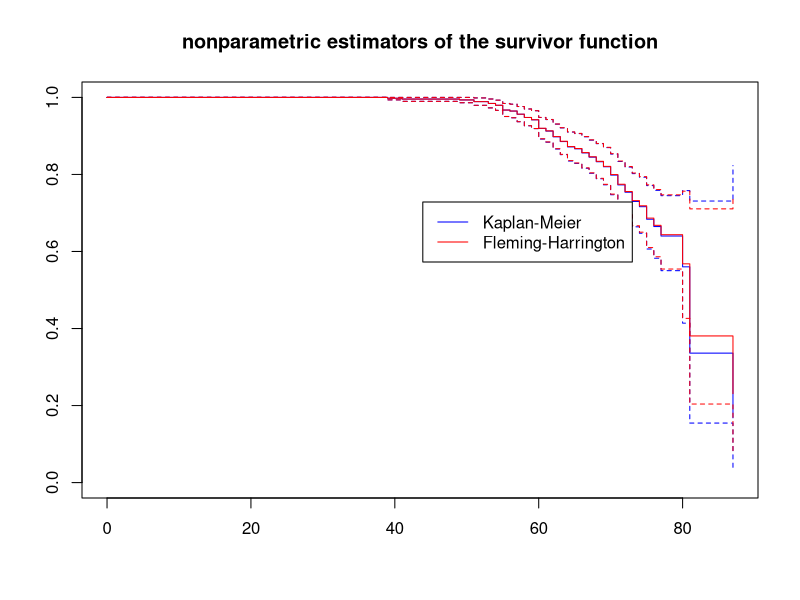
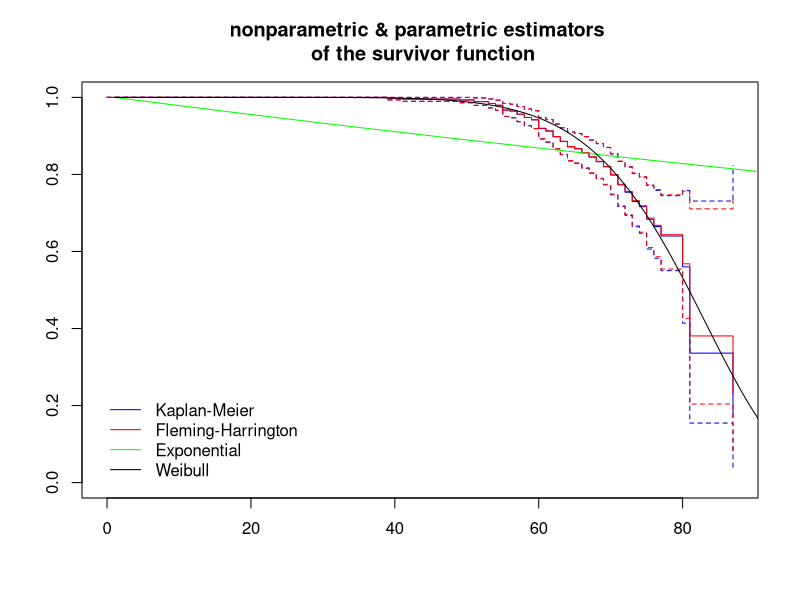
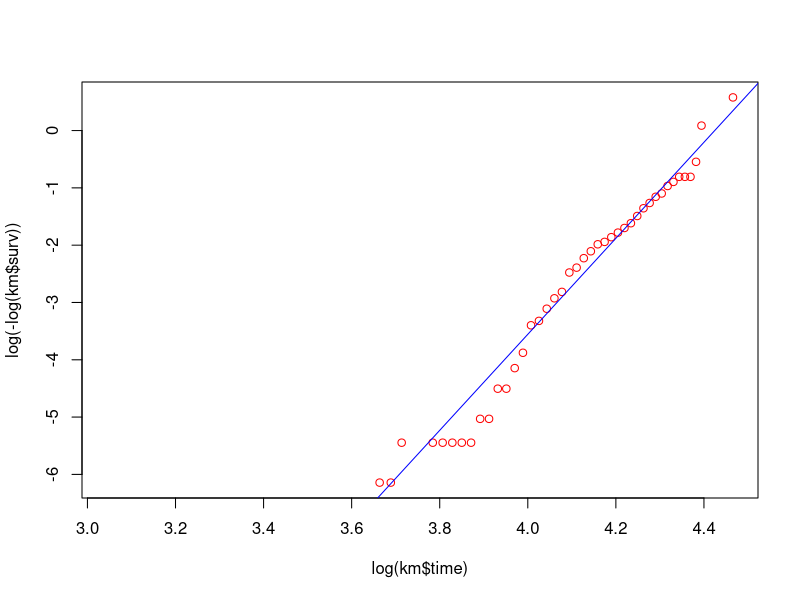
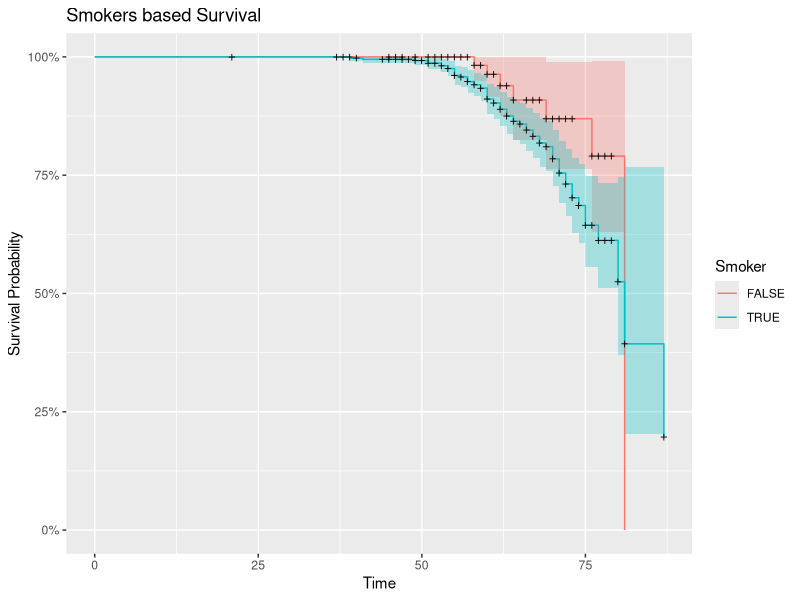
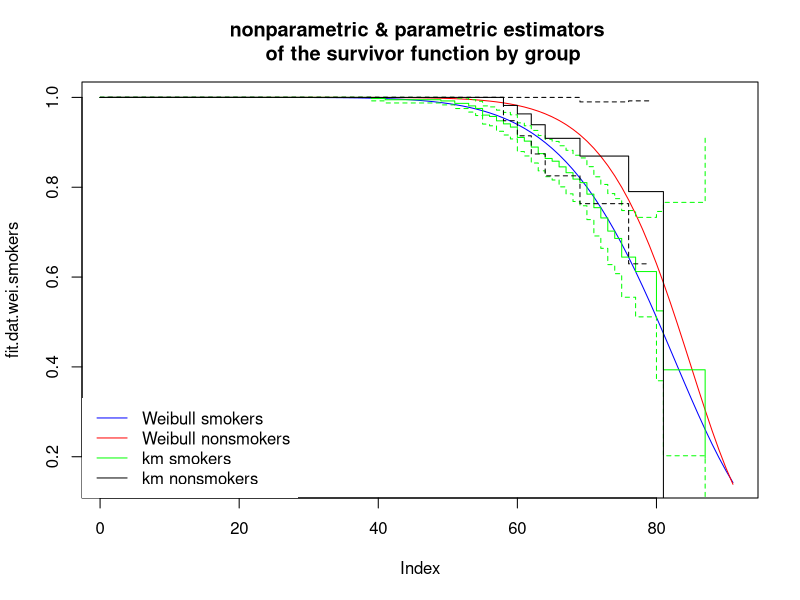
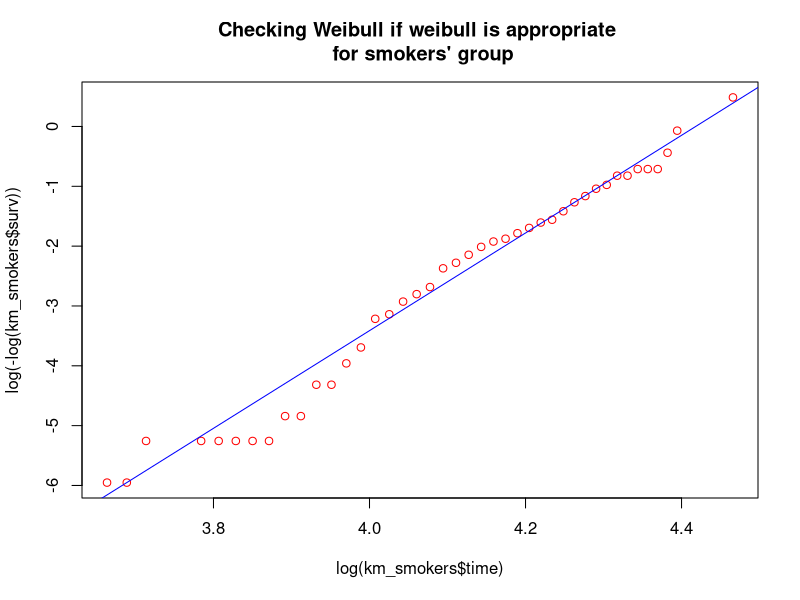
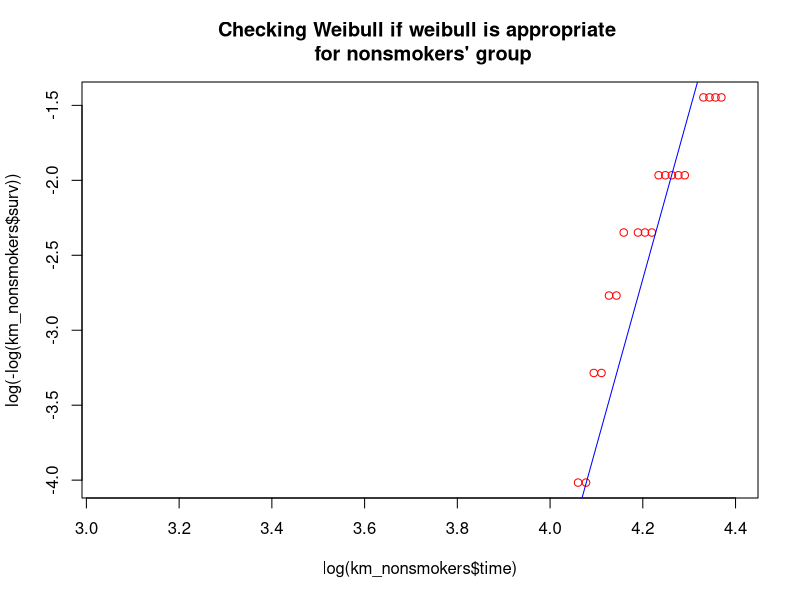

R code for these plots, in order:
setwd("~/Stochastic_Lab/Stochastic_Lab_Course_2")
library("tidyverse")
library("survival")
library(ggfortify) #for the function autoplot for objects of type survfit


thor <- read.delim("Thoracic.txt", sep = " ")

thor <- thor %>%
  dplyr::select(c(T.2, X60, F.7))

colnames(thor) <- c("PRE30", "AGE", "Risk1Y")

#Question(a)
#Computing nonparametric estimators of the survivor function: Kaplan-Meier
km <- survfit(Surv(AGE, Risk1Y) ~ 1, data = thor, type = "kaplan-meier")
#Computing nonparametric estimators of the survivor function: Flemming-Harrington
fh <- survfit(Surv(AGE, Risk1Y) ~ 1, data = thor, type = "fleming-harrington")
#plot of km and fh
plot(km, col = "blue")
lines(fh, col='red')
legend( par("usr")[2], par("usr")[4], yjust=3, xjust=1.6,
        c("Kaplan-Meier", "Fleming-Harrington"),
        lwd=c(1,1), lty=c(1,1),
        col=c("blue", 'red'))
title(main="nonparametric estimators of the survivor function")

#fit the exponential model to the data
exp_fit <- survreg(Surv(AGE, Risk1Y) ~ 1, data = thor, dist="exponential")
lam_hat_exp <- exp(-exp_fit$coefficients)
fit.dat.exp <- exp(-lam_hat_exp*c(0:90))
#fit the Weibull model to the data
wei_fit <- survreg(Surv(AGE, Risk1Y) ~ 1, data = thor, dist="weibull")
lam_hat_wei <- exp(-wei_fit$coefficients)
alpha <- 1/wei_fit$scale
fit.dat.wei <- exp(-(lam_hat_wei*c(0:90))^alpha)
#plot
plot(km, col = "blue")
lines(fh, col='red')
lines(fit.dat.exp, col = "green")
lines(fit.dat.wei, col = "black")
legend("bottomleft", inset=.02,
     legend =  c("Kaplan-Meier", "Fleming-Harrington", "Exponential", "Weibull"),
      col =  c("blue", "red", "green", "black"),
     lwd=c(1,1), lty=c(1,1),
     box.lty=0)
title(main="nonparametric & parametric estimators \n of the survivor function")

#Use appropriate graphical tools to check if the Weibull model is adequate for the data
plot(log(km$time) ,log(-log(km$surv)), col = "red")
abline(a = alpha*log(lam_hat_wei), b = alpha, col = "blue" )

#Question(b)
#How large is the proportion of smokers in the sample
sum(thor$PRE30)/nrow(thor)

#Kaplan-Meier estimators for each group
km_smoker_fit <- survfit(Surv(AGE, Risk1Y) ~ PRE30, data = thor)
#plot on one plot together with the corresponding confidence bands
autoplot(km_smoker_fit) +
  ggtitle("Smokers based Survival") +
  labs(x = "Time", y = "Survival Probability") +
  guides(fill=FALSE) +
  labs(colour = "Smoker")
#Test formally if the survival time depends on being a smoker using the log-rank test
survdiff(Surv(AGE, Risk1Y) ~ PRE30, data = thor, rho=0)

#Fit the Weibull model to both groups: we do it by spliting the data into smokers and non-smokers

thor.smokers <- thor %>%
  filter(PRE30 == "TRUE")

thor.nonsmokers <- thor %>%
  filter(PRE30 == "FALSE")

#fitting the Weibull model to smokers' group
wei_smokers_fit <- survreg(Surv(AGE, Risk1Y) ~ 1, data = thor.smokers, dist="weibull")
lam_hat_wei_smokers <- exp(-wei_smokers_fit$coefficients)
alpha_smokers <- 1/wei_smokers_fit$scale
fit.dat.wei.smokers <- exp(-(lam_hat_wei_smokers*c(0:90))^alpha_smokers)

#fitting the Weibull model to nonsmokers' group
wei_nonsmokers_fit <- survreg(Surv(AGE, Risk1Y) ~ 1, data = thor.nonsmokers, dist="weibull")
lam_hat_wei_nonsmokers <- exp(-wei_nonsmokers_fit$coefficients)
alpha_nonsmokers <- 1/wei_nonsmokers_fit$scale
fit.dat.wei.nonsmokers <- exp(-(lam_hat_wei_nonsmokers*c(0:90))^alpha_nonsmokers)

#Computing nonparametric estimators of the survivor function: Kaplan-Meier
km_smokers <- survfit(Surv(AGE, Risk1Y) ~ PRE30, data = thor.smokers, type = "kaplan-meier")
km_nonsmokers <- survfit(Surv(AGE, Risk1Y) ~ PRE30, data = thor.nonsmokers, type = "kaplan-meier")

#plot
plot(fit.dat.wei.smokers, col = "blue", type = "l")
lines(fit.dat.wei.nonsmokers, col='red')
lines(km_smokers, col = "green")
lines(km_nonsmokers, col = "black")
legend("bottomleft", inset=.0001,
       legend =  c("Weibull smokers", "Weibull nonsmokers", "km smokers", "km nonsmokers"),
       col =  c("blue", "red", "green", "black"),
       lwd=c(1,1), lty=c(1,1),
       box.lty=0)
title(main="nonparametric & parametric estimators \n of the survivor function by group")

#Is the Weibull model an appropriate assumption in both groups
plot(log(km_smokers$time) ,log(-log(km_smokers$surv)), col = "red")
abline(a = alpha_smokers*log(lam_hat_wei_smokers), b = alpha_smokers, col = "blue" )
title(main="Checking Weibull if weibull is appropriate \n for smokers' group")

plot(log(km_nonsmokers$time) ,log(-log(km_nonsmokers$surv)), col = "red")
abline(a = alpha_nonsmokers*log(lam_hat_wei_nonsmokers), b = alpha_nonsmokers, col = "blue" )
title(main="Checking Weibull if weibull is appropriate \n for nonsmokers' group")
